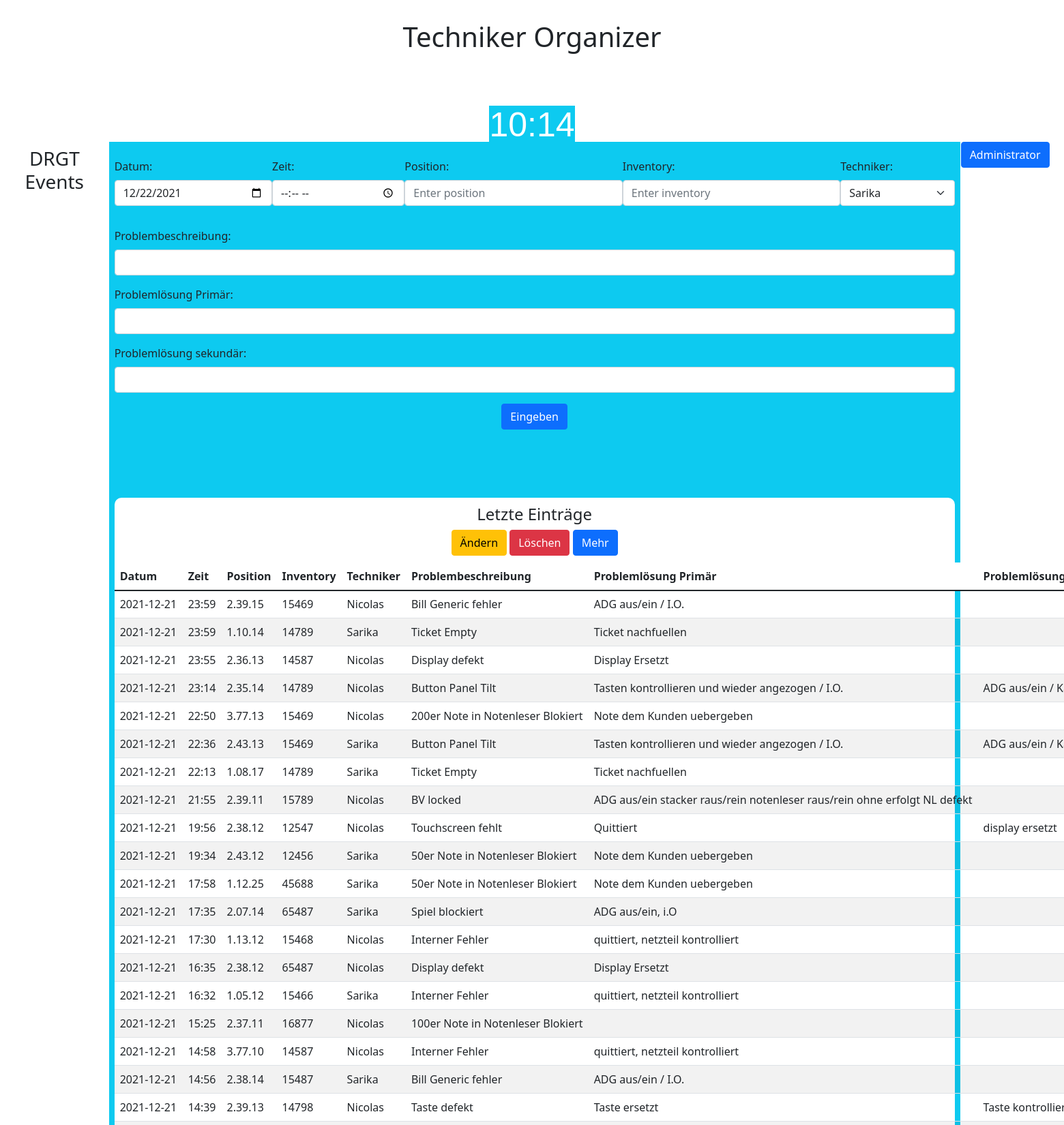
The page / (upper part) on the database its author committed.
### tables this page shows
CREATE TABLE `logfile` (
  `Event_ID` int(11) NOT NULL,
  `Datum` text NOT NULL,
  `Zeit` text NOT NULL,
  `Position` text NOT NULL,
  `Inventory` text NOT NULL,
  `Techniker` text NOT NULL,
  `Problembeschreibung` text NOT NULL,
  `Problemloesung_primaer` text NOT NULL,
  `Problemloesung_sekundaer` text NOT NULL DEFAULT 'n/a',
  `Timestamp` timestamp NOT NULL DEFAULT current_timestamp() ON UPDATE current_timestamp()
);

### functions/queryEintraege.php (the view, shortened to what this page needs)
<?php
function queryEintraege($var1){
  $con=mysqli_connect("localhost","client","clientCasinoBasel","techniker");
  $sql="SELECT * FROM `logfile` ORDER BY Datum DESC,Zeit DESC";
  if ($result=mysqli_query($con,$sql))
    {
        while ($row=mysqli_fetch_assoc($result))
          {
              echo '<tr><td>'.$row["Datum"].'</td><td>'.$row["Zeit"].'</td><td>'.$row["Position"].'</td><td>'.$row["Inventory"].'</td><td>'.$row["Techniker"].'</td><td>'.$row["Problembeschreibung"].'</td><td>'.$row["Problemloesung_primaer"].'</td><td>'.$row["Problemloesung_sekundaer"].'</td><td><input type="checkbox"></td></tr>';
          }
          }
}
?>

### index.php (shortened to what this page needs)
<!DOCTYPE html>
<html lang="en">
<link href="https://cdn.jsdelivr.net/npm/bootstrap@5.1.3/dist/css/bootstrap.min.css" rel="stylesheet">
<link rel="stylesheet" href="CSS/styles.css">
<body id="body">
<?php
include_once 'functions/queryEintraege.php';
 ?>
  <h1 id="index_H1">Techniker Organizer</h1>
  <div id="clockWrapper">
<span class="digital-clock">00:00:00</span>
</div>
  <div class="d-flex">
    <div class="p-2  flex-fill" id="leftPanel"><h3 id="headerMainpageH3">DRGT Events</h3></div>
  <div class="p-2 bg-info flex-fill" id="middlePanel">
      <form action="log_event.php" method="post" autocomplete="on">
        <div class="d-flex">
        <div class="mb-3 mt-3  flex-fill">
          <label for="Datum" class="form-label">Datum:</label>
          <input type="date" class="form-control" id="dateFrom" placeholder="Enter date" value="<?php echo date('Y-m-d')?>" name="Datum">
        </div>
        <div class="mb-3 mt-3 flex-fill">
          <label for="time" class="form-label">Zeit:</label>
          <input type="time" class="form-control" id="timeForm" placeholder="Enter time"  name="time">
        </div>
        <div class="mb-3 mt-3 flex-fill">
          <label for="position" class="form-label">Position:</label>
          <input type="text" class="form-control" id="positionForm" placeholder="Enter position" name="position">
        </div>
        <div class="mb-3 mt-3 flex-fill">
          <label for="inventory" class="form-label">Inventory:</label>
          <input type="number" class="form-control" id="inventoryForm" placeholder="Enter inventory" name="inventory">
        </div>
        <div class="mb-3 mt-3 flex-fill">
          <label for="techniker" class="form-label">Techniker:</label>
          <select class="form-select" aria-label="Default select example" id="TechnikerID" name="techniker">
            <option selected value="Sarika">Sarika</option>
          </select>
        </div>
        </div>
        <div class="mb-3 mt-3">
          <label for="problembeschreibung" class="form-label">Problembeschreibung:</label>
          <input type="text" class="form-control" idbind=""  name="problem" list="cityname" id="PLForm" value="  ">
        </div>
        <div class="mb-3 mt-3" id="hovertriggerLoesung">
          <label for="PL1" class="form-label">Problemlösung Primär:</label>
          <input type="text" class="form-control" id="PL1Form" value=" " list="loesung1"  name="PL1">
        </div>
        <div class="mb-3 mt-3">
          <label for="PL2" class="form-label">Problemlösung sekundär:</label>
          <input type="text" class="form-control" id="PL2Form" value=" " list="loesung2"  name="PL2">
        </div>
        <div class="d-flex justify-content-center">
            <button type="submit" class="btn btn-primary " id="submitLog">Eingeben</button>
      </div>
      </form>
      <div id="letzteEinträge">
          <h4 class="text-center ">Letzte Einträge</h4>
          <div id="wrapperAndernLoschen" class="text-center ">
            <form class="" action="index.html" method="post">
              <button type="button" class="btn btn-warning">Ändern</button>
              <button type="button" class="btn btn-danger">Löschen</button>
              <button type="button" class="btn btn-primary">Mehr</button>
          </div>
          <table class="table table-striped" >
          <thead id="tableHeadSticky" >
         <tr>
           <th id="fixWidthDate">Datum</th>
           <th>Zeit</th>
           <th>Position</th>
           <th>Inventory</th>
           <th>Techniker</th>
           <th>Problembeschreibung</th>
           <th>Problemlösung Primär</th>
           <th>Problemlösung sekundär</th>
         </tr>
       </thead>
       <tbody>
         <tr>
           <?php
    queryEintraege(0);
            ?>
         </tr>
       </tbody>
     </table>
</div>
    </div>
    <div class=" flex-fill " id="containerAdminLogin">
      <button type="button" class="btn btn-primary" ><a href="loginAdmin.php">Administrator</a></button>
</div>
  </div>
</body>
</html>

### CSS/styles.css (style rules this page uses)
#index_H1 { text-align: center;margin-top: 30px;margin-bottom: 70px; }
#headerMainpageH3 { text-align: center; }
#containerAdminLogin { margin-left: 1px;width: 20%; }
#containerAdminLogin a { text-decoration: none;color:white; }
#clockWrapper { text-align: center;margin: 0;padding: 0; }
#leftPanel { width: 20%; }
#middlePanel { width: 80%; }
.digital-clock { margin:0; width: 200px; height: 60px; color: white; text-align: center; font: 50px/60px 'DIGITAL', Helvetica; background-color:#0DCAF0; position: relative; top:5px; }
#letzteEinträge { margin-top: 100px;background-color: white; border-radius: 10px;padding-top: 10px; }
#tableHeadSticky { position: sticky;top: 0;background-color: white; }
#letzteEinträge td { overflow: auto; white-space: nowrap; }
#letzteEinträge tr { transition: 0.7s; }
#fixWidthDate { min-width: 100px; }
#wrapperAndernLoschen { margin-bottom: 10px; }

### rows shown on the page
logfile: Datum "2021-12-21", Zeit "23:59", Position "2.39.15", Inventory "15469", Techniker "Nicolas", Problembeschreibung "Bill Generic fehler", Problemloesung_primaer "ADG aus/ein / I.O."
logfile: Datum "2021-12-21", Zeit "23:59", Position "1.10.14", Inventory "14789", Techniker "Sarika", Problembeschreibung "Ticket Empty", Problemloesung_primaer "Ticket nachfuellen"
logfile: Datum "2021-12-21", Zeit "23:55", Position "2.36.13", Inventory "14587", Techniker "Nicolas", Problembeschreibung "Display defekt", Problemloesung_primaer "Display Ersetzt"
logfile: Datum "2021-12-21", Zeit "23:14", Position "2.35.14", Inventory "14789", Techniker "Nicolas", Problembeschreibung "Button Panel Tilt", Problemloesung_primaer "Tasten kontrollieren und wieder angezogen / I.O.", Problemloesung_sekundaer "ADG aus/ein /…"
logfile: Datum "2021-12-21", Zeit "22:50", Position "3.77.13", Inventory "15469", Techniker "Nicolas", Problembeschreibung "200er Note in Notenleser Blokiert", Problemloesung_primaer "Note dem Kunden uebergeben"
logfile: Datum "2021-12-21", Zeit "22:36", Position "2.43.13", Inventory "15469", Techniker "Sarika", Problembeschreibung "Button Panel Tilt", Problemloesung_primaer "Tasten kontrollieren und wieder angezogen / I.O.", Problemloesung_sekundaer "ADG aus/ein /…"
logfile: Datum "2021-12-21", Zeit "22:13", Position "1.08.17", Inventory "14789", Techniker "Sarika", Problembeschreibung "Ticket Empty", Problemloesung_primaer "Ticket nachfuellen"
logfile: Datum "2021-12-21", Zeit "21:55", Position "2.39.11", Inventory "15789", Techniker "Nicolas", Problembeschreibung "BV locked", Problemloesung_primaer "ADG aus/ein stacker raus/rein notenleser raus/rein ohne erfolgt NL defekt"
logfile: Datum "2021-12-21", Zeit "19:56", Position "2.38.12", Inventory "12547", Techniker "Nicolas", Problembeschreibung "Touchscreen fehlt", Problemloesung_primaer "Quittiert", Problemloesung_sekundaer "display ersetzt"
logfile: Datum "2021-12-21", Zeit "19:34", Position "2.43.12", Inventory "12456", Techniker "Sarika", Problembeschreibung "50er Note in Notenleser Blokiert", Problemloesung_primaer "Note dem Kunden uebergeben"
logfile: Datum "2021-12-21", Zeit "17:58", Position "1.12.25", Inventory "45688", Techniker "Sarika", Problembeschreibung "50er Note in Notenleser Blokiert", Problemloesung_primaer "Note dem Kunden uebergeben"
logfile: Datum "2021-12-21", Zeit "17:35", Position "2.07.14", Inventory "65487", Techniker "Sarika", Problembeschreibung "Spiel blockiert", Problemloesung_primaer "ADG aus/ein, i.O"
logfile: Datum "2021-12-21", Zeit "17:30", Position "1.13.12", Inventory "15468", Techniker "Nicolas", Problembeschreibung "Interner Fehler", Problemloesung_primaer "quittiert, netzteil kontrolliert"
logfile: Datum "2021-12-21", Zeit "16:35", Position "2.38.12", Inventory "65487", Techniker "Nicolas", Problembeschreibung "Display defekt", Problemloesung_primaer "Display Ersetzt"
logfile: Datum "2021-12-21", Zeit "16:32", Position "1.05.12", Inventory "15466", Techniker "Sarika", Problembeschreibung "Interner Fehler", Problemloesung_primaer "quittiert, netzteil kontrolliert"
logfile: Datum "2021-12-21", Zeit "15:25", Position "2.37.11", Inventory "16877", Techniker "Nicolas", Problembeschreibung "100er Note in Notenleser Blokiert"
logfile: Datum "2021-12-21", Zeit "14:58", Position "3.77.10", Inventory "14587", Techniker "Nicolas", Problembeschreibung "Interner Fehler", Problemloesung_primaer "quittiert, netzteil kontrolliert"
logfile: Datum "2021-12-21", Zeit "14:56", Position "2.38.14", Inventory "15487", Techniker "Sarika", Problembeschreibung "Bill Generic fehler", Problemloesung_primaer "ADG aus/ein / I.O."
logfile: Datum "2021-12-21", Zeit "14:39", Position "2.39.13", Inventory "14798", Techniker "Nicolas", Problembeschreibung "Taste defekt", Problemloesung_primaer "Taste ersetzt", Problemloesung_sekundaer "Taste…"
